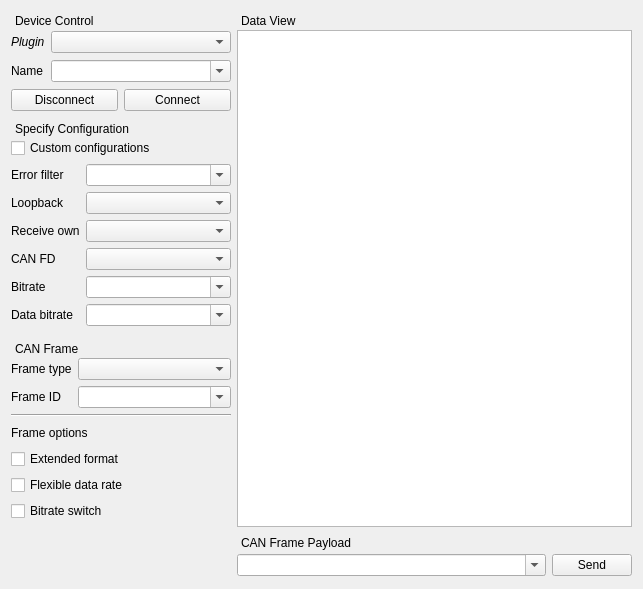
<?xml version="1.0" encoding="UTF-8"?>
<ui version="4.0">
 <class>xToolsCanBusStudioUi</class>
 <widget class="QWidget" name="xToolsCanBusStudioUi">
  <property name="geometry">
   <rect>
    <x>0</x>
    <y>0</y>
    <width>643</width>
    <height>579</height>
   </rect>
  </property>
  <property name="windowTitle">
   <string>CANBus Studio</string>
  </property>
  <layout class="QGridLayout" name="gridLayout_2">
   <item row="2" column="0">
    <widget class="QDockWidget" name="dockWidget_3">
     <property name="sizePolicy">
      <sizepolicy hsizetype="Fixed" vsizetype="Fixed">
       <horstretch>0</horstretch>
       <verstretch>0</verstretch>
      </sizepolicy>
     </property>
     <property name="minimumSize">
      <size>
       <width>143</width>
       <height>182</height>
      </size>
     </property>
     <property name="features">
      <set>QDockWidget::NoDockWidgetFeatures</set>
     </property>
     <property name="allowedAreas">
      <set>Qt::NoDockWidgetArea</set>
     </property>
     <property name="windowTitle">
      <string>CAN Frame</string>
     </property>
     <widget class="QWidget" name="dockWidgetContents_3">
      <layout class="QGridLayout" name="gridLayout">
       <property name="leftMargin">
        <number>0</number>
       </property>
       <property name="topMargin">
        <number>0</number>
       </property>
       <property name="rightMargin">
        <number>0</number>
       </property>
       <property name="bottomMargin">
        <number>0</number>
       </property>
       <item row="4" column="0" colspan="2">
        <widget class="QCheckBox" name="extendedFormatCheckBox">
         <property name="text">
          <string>Extended format</string>
         </property>
        </widget>
       </item>
       <item row="5" column="0" colspan="2">
        <widget class="QCheckBox" name="flexibleDataRateCheckBox">
         <property name="text">
          <string>Flexible data rate</string>
         </property>
        </widget>
       </item>
       <item row="1" column="0">
        <widget class="QLabel" name="label">
         <property name="text">
          <string>Frame ID</string>
         </property>
        </widget>
       </item>
       <item row="1" column="1">
        <widget class="QComboBox" name="frameIdComboBox">
         <property name="editable">
          <bool>true</bool>
         </property>
        </widget>
       </item>
       <item row="0" column="0">
        <widget class="QLabel" name="label_9">
         <property name="sizePolicy">
          <sizepolicy hsizetype="Fixed" vsizetype="Preferred">
           <horstretch>0</horstretch>
           <verstretch>0</verstretch>
          </sizepolicy>
         </property>
         <property name="text">
          <string>Frame type</string>
         </property>
        </widget>
       </item>
       <item row="0" column="1">
        <widget class="QComboBox" name="frameTypeComboBox"/>
       </item>
       <item row="3" column="0" colspan="2">
        <widget class="QLabel" name="label_12">
         <property name="text">
          <string>Frame options</string>
         </property>
        </widget>
       </item>
       <item row="6" column="0" colspan="2">
        <widget class="QCheckBox" name="bitrateSwitchCheckBox">
         <property name="sizePolicy">
          <sizepolicy hsizetype="Minimum" vsizetype="Fixed">
           <horstretch>0</horstretch>
           <verstretch>0</verstretch>
          </sizepolicy>
         </property>
         <property name="text">
          <string>Bitrate switch</string>
         </property>
        </widget>
       </item>
       <item row="2" column="0" colspan="2">
        <widget class="Line" name="line">
         <property name="orientation">
          <enum>Qt::Horizontal</enum>
         </property>
        </widget>
       </item>
      </layout>
     </widget>
    </widget>
   </item>
   <item row="0" column="0">
    <widget class="QDockWidget" name="dockWidget_5">
     <property name="sizePolicy">
      <sizepolicy hsizetype="Fixed" vsizetype="Fixed">
       <horstretch>0</horstretch>
       <verstretch>0</verstretch>
      </sizepolicy>
     </property>
     <property name="minimumSize">
      <size>
       <width>220</width>
       <height>102</height>
      </size>
     </property>
     <property name="features">
      <set>QDockWidget::NoDockWidgetFeatures</set>
     </property>
     <property name="allowedAreas">
      <set>Qt::NoDockWidgetArea</set>
     </property>
     <property name="windowTitle">
      <string>Device Control</string>
     </property>
     <widget class="QWidget" name="dockWidgetContents_5">
      <layout class="QGridLayout" name="gridLayout_3">
       <property name="leftMargin">
        <number>0</number>
       </property>
       <property name="topMargin">
        <number>0</number>
       </property>
       <property name="rightMargin">
        <number>0</number>
       </property>
       <property name="bottomMargin">
        <number>0</number>
       </property>
       <item row="4" column="0" colspan="2">
        <layout class="QHBoxLayout" name="horizontalLayout">
         <item>
          <widget class="QPushButton" name="disconnectPushButton">
           <property name="text">
            <string>Disconnect</string>
           </property>
          </widget>
         </item>
         <item>
          <widget class="QPushButton" name="connectPushButton">
           <property name="text">
            <string>Connect</string>
           </property>
          </widget>
         </item>
        </layout>
       </item>
       <item row="0" column="0">
        <widget class="QLabel" name="label_11">
         <property name="font">
          <font>
           <italic>true</italic>
          </font>
         </property>
         <property name="text">
          <string>Plugin</string>
         </property>
        </widget>
       </item>
       <item row="0" column="1">
        <widget class="QComboBox" name="pluginComboBox">
         <property name="sizePolicy">
          <sizepolicy hsizetype="Expanding" vsizetype="Fixed">
           <horstretch>0</horstretch>
           <verstretch>0</verstretch>
          </sizepolicy>
         </property>
         <property name="minimumSize">
          <size>
           <width>0</width>
           <height>0</height>
          </size>
         </property>
        </widget>
       </item>
       <item row="2" column="0">
        <widget class="QLabel" name="label_6">
         <property name="sizePolicy">
          <sizepolicy hsizetype="Preferred" vsizetype="Preferred">
           <horstretch>0</horstretch>
           <verstretch>0</verstretch>
          </sizepolicy>
         </property>
         <property name="text">
          <string>Name</string>
         </property>
        </widget>
       </item>
       <item row="2" column="1">
        <widget class="QComboBox" name="interfaceNameComboBox">
         <property name="editable">
          <bool>true</bool>
         </property>
        </widget>
       </item>
      </layout>
     </widget>
    </widget>
   </item>
   <item row="0" column="1" rowspan="4">
    <widget class="QDockWidget" name="dockWidget">
     <property name="sizePolicy">
      <sizepolicy hsizetype="Expanding" vsizetype="Expanding">
       <horstretch>0</horstretch>
       <verstretch>0</verstretch>
      </sizepolicy>
     </property>
     <property name="features">
      <set>QDockWidget::NoDockWidgetFeatures</set>
     </property>
     <property name="allowedAreas">
      <set>Qt::NoDockWidgetArea</set>
     </property>
     <property name="windowTitle">
      <string>Data View</string>
     </property>
     <widget class="QWidget" name="dockWidgetContents">
      <layout class="QGridLayout" name="gridLayout_6">
       <property name="leftMargin">
        <number>0</number>
       </property>
       <property name="topMargin">
        <number>0</number>
       </property>
       <property name="rightMargin">
        <number>0</number>
       </property>
       <property name="bottomMargin">
        <number>0</number>
       </property>
       <item row="0" column="0" rowspan="3">
        <widget class="QTextBrowser" name="textBrowser"/>
       </item>
      </layout>
     </widget>
    </widget>
   </item>
   <item row="1" column="0">
    <widget class="QDockWidget" name="dockWidget_4">
     <property name="sizePolicy">
      <sizepolicy hsizetype="Fixed" vsizetype="Fixed">
       <horstretch>0</horstretch>
       <verstretch>0</verstretch>
      </sizepolicy>
     </property>
     <property name="minimumSize">
      <size>
       <width>156</width>
       <height>214</height>
      </size>
     </property>
     <property name="features">
      <set>QDockWidget::NoDockWidgetFeatures</set>
     </property>
     <property name="allowedAreas">
      <set>Qt::NoDockWidgetArea</set>
     </property>
     <property name="windowTitle">
      <string>Specify Configuration</string>
     </property>
     <widget class="QWidget" name="dockWidgetContents_4">
      <layout class="QGridLayout" name="gridLayout_4">
       <property name="leftMargin">
        <number>0</number>
       </property>
       <property name="topMargin">
        <number>0</number>
       </property>
       <property name="rightMargin">
        <number>0</number>
       </property>
       <property name="bottomMargin">
        <number>0</number>
       </property>
       <item row="4" column="1">
        <widget class="QComboBox" name="receivOwnComboBox"/>
       </item>
       <item row="2" column="0">
        <widget class="QLabel" name="label_3">
         <property name="sizePolicy">
          <sizepolicy hsizetype="Fixed" vsizetype="Preferred">
           <horstretch>0</horstretch>
           <verstretch>0</verstretch>
          </sizepolicy>
         </property>
         <property name="text">
          <string>Error filter</string>
         </property>
        </widget>
       </item>
       <item row="3" column="1">
        <widget class="QComboBox" name="loopbackComboBox"/>
       </item>
       <item row="1" column="0" colspan="2">
        <widget class="QCheckBox" name="customConfigurationCheckBox">
         <property name="text">
          <string>Custom configurations</string>
         </property>
        </widget>
       </item>
       <item row="5" column="0">
        <widget class="QLabel" name="label_8">
         <property name="sizePolicy">
          <sizepolicy hsizetype="Fixed" vsizetype="Preferred">
           <horstretch>0</horstretch>
           <verstretch>0</verstretch>
          </sizepolicy>
         </property>
         <property name="text">
          <string>CAN FD</string>
         </property>
        </widget>
       </item>
       <item row="6" column="1">
        <widget class="QComboBox" name="bitrateComboBox">
         <property name="editable">
          <bool>true</bool>
         </property>
        </widget>
       </item>
       <item row="7" column="1">
        <widget class="QComboBox" name="dataBitrateComboBox">
         <property name="editable">
          <bool>true</bool>
         </property>
        </widget>
       </item>
       <item row="3" column="0">
        <widget class="QLabel" name="label_4">
         <property name="sizePolicy">
          <sizepolicy hsizetype="Fixed" vsizetype="Preferred">
           <horstretch>0</horstretch>
           <verstretch>0</verstretch>
          </sizepolicy>
         </property>
         <property name="text">
          <string>Loopback</string>
         </property>
        </widget>
       </item>
       <item row="7" column="0">
        <widget class="QLabel" name="label_10">
         <property name="sizePolicy">
          <sizepolicy hsizetype="Fixed" vsizetype="Preferred">
           <horstretch>0</horstretch>
           <verstretch>0</verstretch>
          </sizepolicy>
         </property>
         <property name="text">
          <string>Data bitrate</string>
         </property>
        </widget>
       </item>
       <item row="5" column="1">
        <widget class="QComboBox" name="canFdComboBox"/>
       </item>
       <item row="2" column="1">
        <widget class="QComboBox" name="errorFilterComboBox">
         <property name="editable">
          <bool>true</bool>
         </property>
        </widget>
       </item>
       <item row="6" column="0">
        <widget class="QLabel" name="label_7">
         <property name="sizePolicy">
          <sizepolicy hsizetype="Fixed" vsizetype="Preferred">
           <horstretch>0</horstretch>
           <verstretch>0</verstretch>
          </sizepolicy>
         </property>
         <property name="text">
          <string>Bitrate</string>
         </property>
        </widget>
       </item>
       <item row="4" column="0">
        <widget class="QLabel" name="label_5">
         <property name="sizePolicy">
          <sizepolicy hsizetype="Fixed" vsizetype="Preferred">
           <horstretch>0</horstretch>
           <verstretch>0</verstretch>
          </sizepolicy>
         </property>
         <property name="text">
          <string>Receive own</string>
         </property>
        </widget>
       </item>
      </layout>
     </widget>
    </widget>
   </item>
   <item row="4" column="1">
    <widget class="QDockWidget" name="dockWidget_2">
     <property name="sizePolicy">
      <sizepolicy hsizetype="Expanding" vsizetype="Fixed">
       <horstretch>0</horstretch>
       <verstretch>0</verstretch>
      </sizepolicy>
     </property>
     <property name="minimumSize">
      <size>
       <width>198</width>
       <height>45</height>
      </size>
     </property>
     <property name="features">
      <set>QDockWidget::NoDockWidgetFeatures</set>
     </property>
     <property name="allowedAreas">
      <set>Qt::NoDockWidgetArea</set>
     </property>
     <property name="windowTitle">
      <string>CAN Frame Payload</string>
     </property>
     <widget class="QWidget" name="dockWidgetContents_2">
      <layout class="QHBoxLayout" name="horizontalLayout_11">
       <property name="leftMargin">
        <number>0</number>
       </property>
       <property name="topMargin">
        <number>0</number>
       </property>
       <property name="rightMargin">
        <number>0</number>
       </property>
       <property name="bottomMargin">
        <number>0</number>
       </property>
       <item>
        <widget class="QComboBox" name="payloadComboBox">
         <property name="sizePolicy">
          <sizepolicy hsizetype="Expanding" vsizetype="Fixed">
           <horstretch>0</horstretch>
           <verstretch>0</verstretch>
          </sizepolicy>
         </property>
         <property name="editable">
          <bool>true</bool>
         </property>
        </widget>
       </item>
       <item>
        <widget class="QPushButton" name="sendPushButton">
         <property name="sizePolicy">
          <sizepolicy hsizetype="Fixed" vsizetype="Fixed">
           <horstretch>0</horstretch>
           <verstretch>0</verstretch>
          </sizepolicy>
         </property>
         <property name="text">
          <string>Send</string>
         </property>
        </widget>
       </item>
      </layout>
     </widget>
    </widget>
   </item>
  </layout>
 </widget>
 <resources/>
 <connections/>
</ui>
